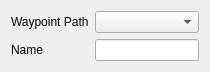
<?xml version="1.0" encoding="UTF-8"?>
<ui version="4.0">
 <class>fso::fred::dialogs::WaypointEditorDialog</class>
 <widget class="QDialog" name="fso::fred::dialogs::WaypointEditorDialog">
  <property name="geometry">
   <rect>
    <x>0</x>
    <y>0</y>
    <width>210</width>
    <height>64</height>
   </rect>
  </property>
  <property name="windowTitle">
   <string>Waypoint Path/Jump Node Editor</string>
  </property>
  <layout class="QFormLayout" name="formLayout">
   <item row="1" column="0">
    <widget class="QLabel" name="label">
     <property name="text">
      <string>Name</string>
     </property>
     <property name="buddy">
      <cstring>nameEdit</cstring>
     </property>
    </widget>
   </item>
   <item row="1" column="1">
    <widget class="QLineEdit" name="nameEdit"/>
   </item>
   <item row="0" column="0">
    <widget class="QLabel" name="label_2">
     <property name="text">
      <string>Waypoint Path</string>
     </property>
     <property name="buddy">
      <cstring>pathSelection</cstring>
     </property>
    </widget>
   </item>
   <item row="0" column="1">
    <widget class="QComboBox" name="pathSelection"/>
   </item>
  </layout>
 </widget>
 <resources/>
 <connections/>
</ui>
